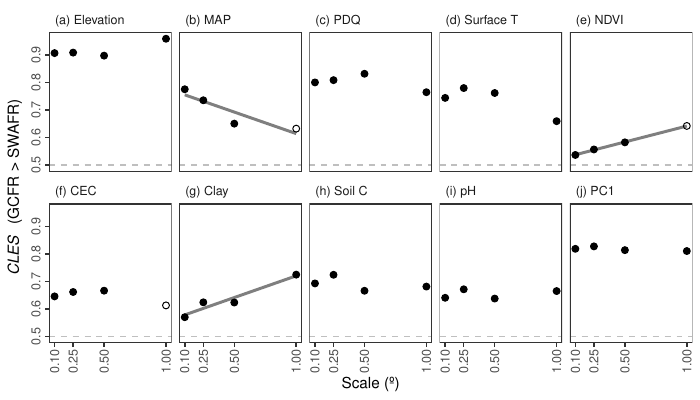

Here is the R script that generated this plot:
# Plot for CLES analysis

# Neaten variable labels to include panel letters
CLES_results %<>% mutate(
  variable = variable %>%
    as.character() %>%
    str_replace_all("_", " "),
  letters = rep(letters[1:10], 4),
  label = glue("({letters}) {variable}")
)

# Create empty panels
empty_plots <- ggplot(CLES_results, aes(scale, CLES_value)) +
  geom_hline(yintercept = 0.5, colour = "grey75", lty = "dashed") +
  facet_wrap(~label, nrow = 2) +
  scale_x_continuous(
    name   = "Scale (º)",
    breaks = c(0.10, 0.25, 0.50, 1.00)
  ) +
  scale_y_continuous(
    name   = bquote(italic("CLES")~~~"(GCFR > SWAFR)")
  ) +
  theme(
    legend.position = "none",
    axis.text.x     = element_text(angle = 90, vjust = 0.5),
    axis.text.y     = element_text(angle = 90, hjust = 0.5),
    strip.text.x    = element_text(hjust = 0)
  )
# Create dataset without data for NS regressions (above),
# so that geom_smooth() can't plot for those variables
sig_fits <- CLES_model_summaries %>%
  filter(sig != " ") %>%
  pull(variable) %>%
  str_replace_all("_", " ")
CLES_results_sans_NS <- CLES_results %>% mutate(
  CLES_value = ifelse(variable %in% sig_fits, CLES_value, NA)
)
# Add fits to empty plots
CLES_plots <- empty_plots +
  geom_smooth(
    data    = CLES_results_sans_NS,
    mapping = aes(group = label),
    method  = lm,
    se      = FALSE,
    colour  = "grey50"
  ) +
  # Plot full dataset on top of fits for clarity
  geom_point(data = CLES_results, aes(shape = P_U < 0.05), size = 2) +
  scale_shape_manual(values = c(1, 19))

# Save to disc
ggsave(
  here(
    "draft-02/manuscript_ver3/figures",
    "plot-CLES.pdf"
  ),
  CLES_plots,
  width = 7, height = 4
)
